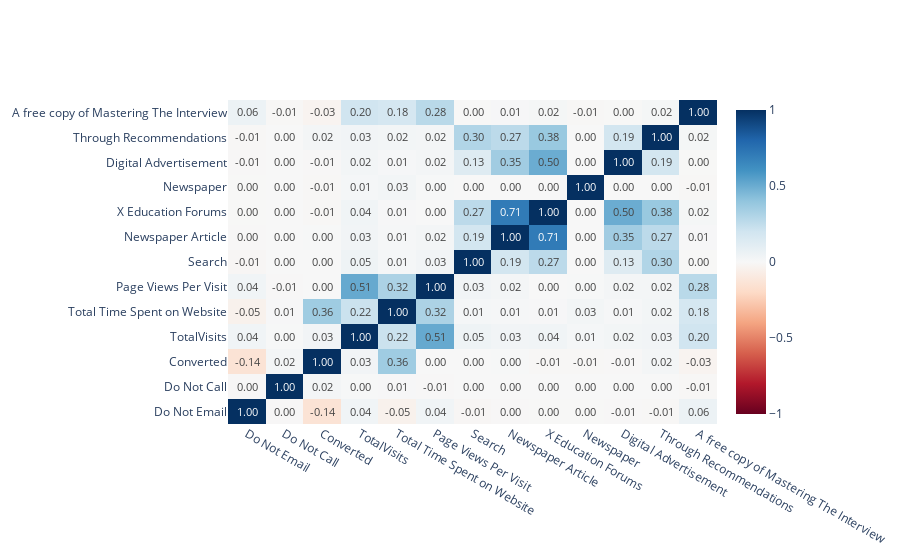

Source (notebook cell):
### Code cell
# Plot de Correlação
fig = go.Figure()

fig.add_trace(
    go.Heatmap(
        x=corr_matrix.columns,
        y=corr_matrix.index,
        z=np.array(corr_matrix),
        text=corr_matrix.values,
        texttemplate='%{text:.2f}',
        colorscale=px.colors.diverging.RdBu,
        zmin=-1,
        zmax=1
    )
)

fig.show()

### Figure 1 — Plotly figure (JSON) as saved in the notebook; plotly's stock layout.template omitted (floating-point values rounded to 4 significant figures; data arrays with more than 128 entries replaced by an {"elided": "..."} marker saying what was removed)
{"data": [{"colorscale": [[0, "rgb(103,0,31)"], [0.1, "rgb(178,24,43)"], [0.2, "rgb(214,96,77)"], [0.3, "rgb(244,165,130)"], [0.4, "rgb(253,219,199)"], [0.5, "rgb(247,247,247)"], [0.6, "rgb(209,229,240)"], [0.7, "rgb(146,197,222)"], [0.8, "rgb(67,147,195)"], [0.9, "rgb(33,102,172)"], [1, "rgb(5,48,97)"]], "text": {"elided": "13x13 float values"}, "texttemplate": "%{text:.2f}", "type": "heatmap", "x": ["Do Not Email", "Do Not Call", "Converted", "TotalVisits", "Total Time Spent on Website", "Page Views Per Visit", "Search", "Newspaper Article", "X Education Forums", "Newspaper", "Digital Advertisement", "Through Recommendations", "A free copy of Mastering The Interview"], "y": ["Do Not Email", "Do Not Call", "Converted", "TotalVisits", "Total Time Spent on Website", "Page Views Per Visit", "Search", "Newspaper Article", "X Education Forums", "Newspaper", "Digital Advertisement", "Through Recommendations", "A free copy of Mastering The Interview"], "z": {"elided": "13x13 float values"}, "zmax": 1, "zmin": -1}], "layout": {}}
